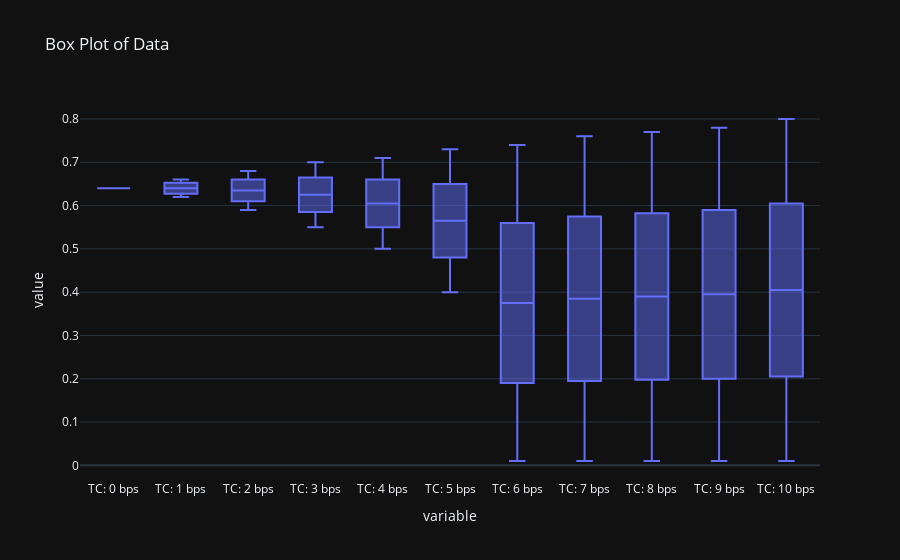

The notebook cell this image was saved under:
### Code cell
# Create a DataFrame from the dictionary, excluding keys with empty values
df = pd.DataFrame.from_dict(bm_noreb, orient='index').T

# Create a box plot using Plotly
fig = px.box(df, title="Box Plot of Data")

# Show the plot
fig.show()

### Figure 1 — Plotly figure (JSON) as saved in the notebook; plotly's stock layout.template omitted (floating-point values rounded to 4 significant figures; data arrays with more than 128 entries replaced by an {"elided": "..."} marker saying what was removed)
{"data": [{"alignmentgroup": "True", "hovertemplate": "variable=%{x}<br>value=%{y}<extra></extra>", "legendgroup": "", "marker": {"color": "#636efa"}, "name": "", "notched": false, "offsetgroup": "", "orientation": "v", "showlegend": false, "x": {"elided": "880 str values"}, "x0": " ", "xaxis": "x", "y": {"elided": "880 float values"}, "y0": " ", "yaxis": "y", "type": "box"}], "layout": {"xaxis": {"anchor": "y", "domain": [0.0, 1.0], "title": {"text": "variable"}}, "yaxis": {"anchor": "x", "domain": [0.0, 1.0], "title": {"text": "value"}}, "legend": {"tracegroupgap": 0}, "title": {"text": "Box Plot of Data"}, "boxmode": "group"}}
